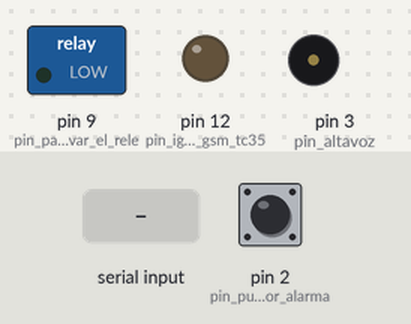
This sketch was run on a simulated Arduino Uno, built with avr-gcc and run on an emulated ATmega328P. Parts: switched loads named in the sketch (green lamp = pin HIGH), output pins drawn as LEDs (lit = HIGH), buzzer (waves = sounding). Inputs (shaded band) come from the test bench; at power-on: pin 2 (pin_pulsador_alarma) LOW. The modem accepts every AT command (registered, SIM ready, sends succeed) and sends nothing else.

Above: at 13.3 s.
13.4 s: pin 2 (pin_pulsador_alarma) pulled HIGH for 0.15 s
At 13.72 s:
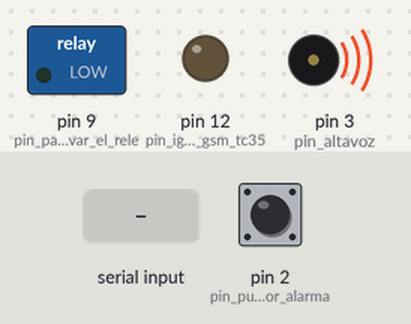
16.4 s: "RING" received over the second serial link
At 17.0 s:
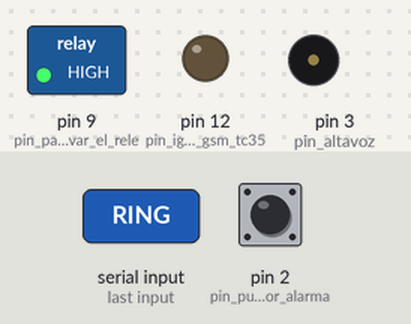
Timing chart, 0 to 25.4 s (numbered marks = the images above; inputs shaded):
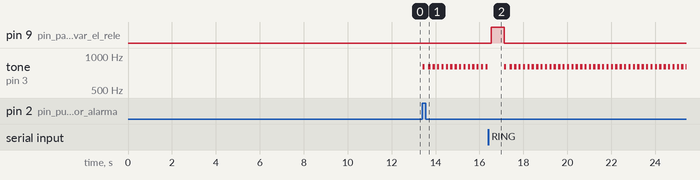

Measured:
- after the input at 13.4 s, tone on pin 3 (pin_altavoz): alternates 800 Hz for 0.10 s and silent for 0.10 s, starting at once
- after the input at 16.4 s, pin 9 (pin_para_activar_el_rele): LOW → HIGH after 0.13 s, → LOW 0.60 s later

The sketch:

ver2012.ino
```cpp
/*
 * Fecha: 14/07/2012
 * Autor: Cristóbal Medina López
 * Licencia:
 * Este Software está distribuido bajo la licencia general pública de GNU, GPL. Puedes encontrar esta licencia completa en http://www.gnu.org.
 * Es gratuito, puedes copiar y utlizar el código líbremente sin cargo alguno. Tienes derecho a modificar
 * el código fuente y a distribuirlo por tu cuenta, siempre informando de la procedencia original.
 *
*/

//Hacemos uso de SoftwareSerial para usar dos pines cualquiera de arduino
#include <SoftwareSerial.h>

SoftwareSerial mySerial(10,11); //rx,tx
String inGSM; //para almacenar la informacion leida desde el modulo gsm
String numList[]={"600112233","612345678"}; //lista de numeros permitidos
boolean intrusos=false;

void setup()
{
  pinMode(9, OUTPUT); //pin para activar el rele
  pinMode(2, INPUT); //pin pulsador alarma
  pinMode(3, OUTPUT); //pin altavoz (buzzer)
  pinMode(12, OUTPUT); //pin ign modulo gsm tc35
  mySerial.begin(9600);
  initGSM(); //iniciar el modulo gsm
}

//Funcion para inicializar el modulo gsm
void initGSM(){
  digitalWrite(12, LOW); //activamos el modulo gsm (activo a nivel bajo)
  delay(4000);
  mySerial.print("AT+CPIN=1234\r\n"); //Enviar PIN (1234 en este caso)
  delay(8000);
  mySerial.print("AT+CLIP=1\r\n"); //Activar alerta de llamada
  delay(100);
}

//Función para comprobar si ese numero tiene permiso
//devuelve true si tiene permiso, false si no lo tiene.
boolean isAllow(String num){
  for (int i=0;i<sizeof(numList);i++){
     if (num==numList[i])
         return true;
  }
  return false;
}

//Función que activa el rele durante 1.5 segundos
void fire(){
   digitalWrite(9,HIGH);
   delay(600); //tiempo que permanece activo el rele
   digitalWrite(9,LOW);
}

void loop() {
  Serial.flush();
  inGSM="";

  //Detectamos si la alarma se ha activado (se ha liberado el pulsador)
  if (digitalRead(2) == HIGH && intrusos==false){
      intrusos=true;
      mySerial.print("ATD600112233;\r\n"); //llamada avisando de intrusos al numero 600112233
  }

  //Si hay intrusos se activa un pitido intermitente por el altavoz
  if (intrusos){
     tone(3,800,100);
     delay(200);
  }

  //Leer del modulo gsm si hay informacion disponible
  while (mySerial.available()>0){
     delay(10);
     inGSM += (char)mySerial.read();
  }

  //En caso de recibir una llamada
  if (inGSM.indexOf("RING")>-1){

      //Se rechaza la llamada
      mySerial.print("AT+CHUP\r\n");

      //Se obtiene el numero de telefono que ha realizado la llamada
      String num;
      int inicio=inGSM.indexOf('"')+1;
      int fin=inicio+9;
      num=inGSM.substring(inicio,fin);

      //Si el numero es el 600112233 se detiene la alarma
      if (num=="600112233"){
         intrusos=false;
      }

      //Si tiene permiso se acciona el rele
      if (isAllow(num)){
        fire();
      }
  }
}
```
